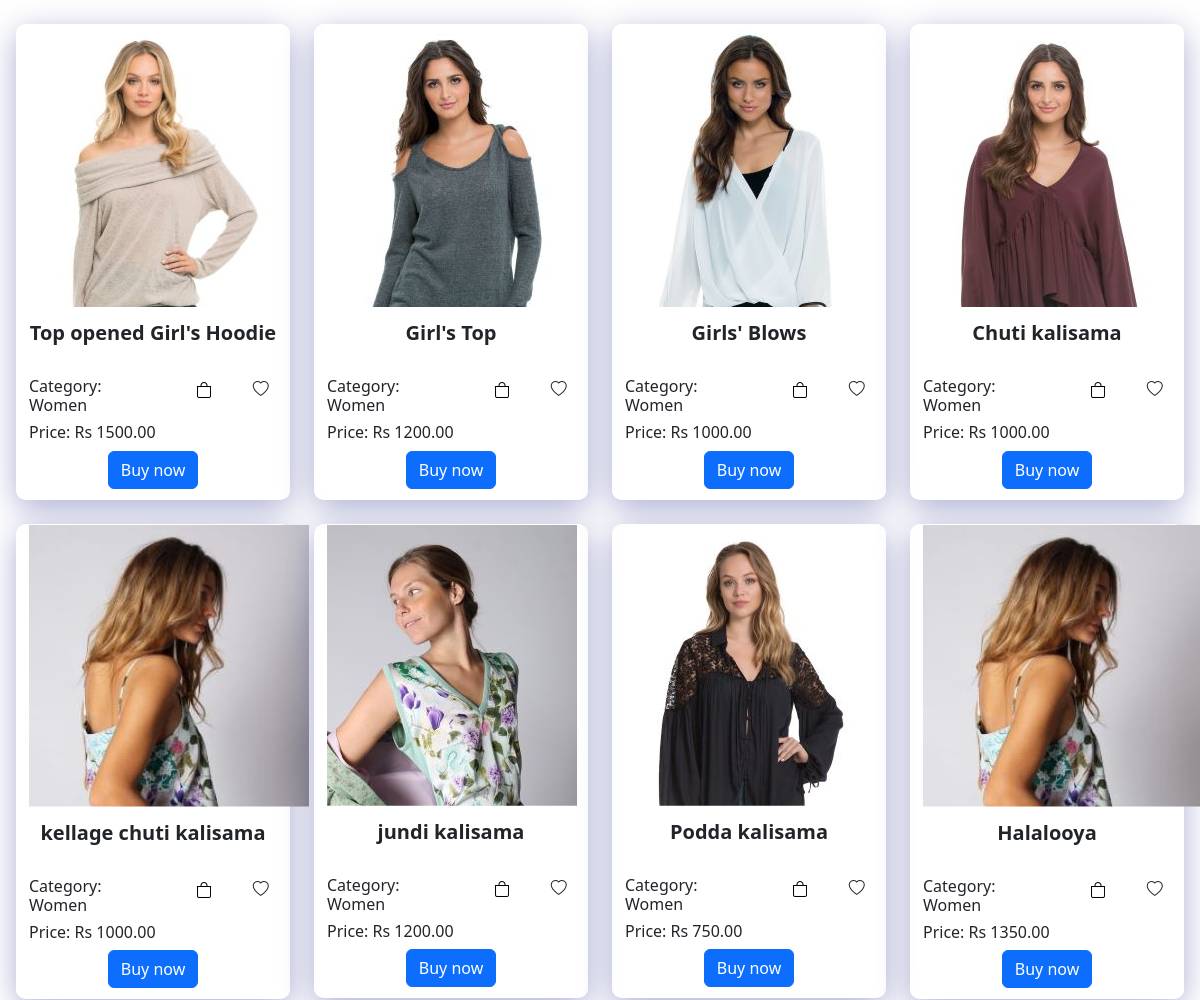
Page /components/singleproductview.php?id=2 (middle part) on the earlier database version.
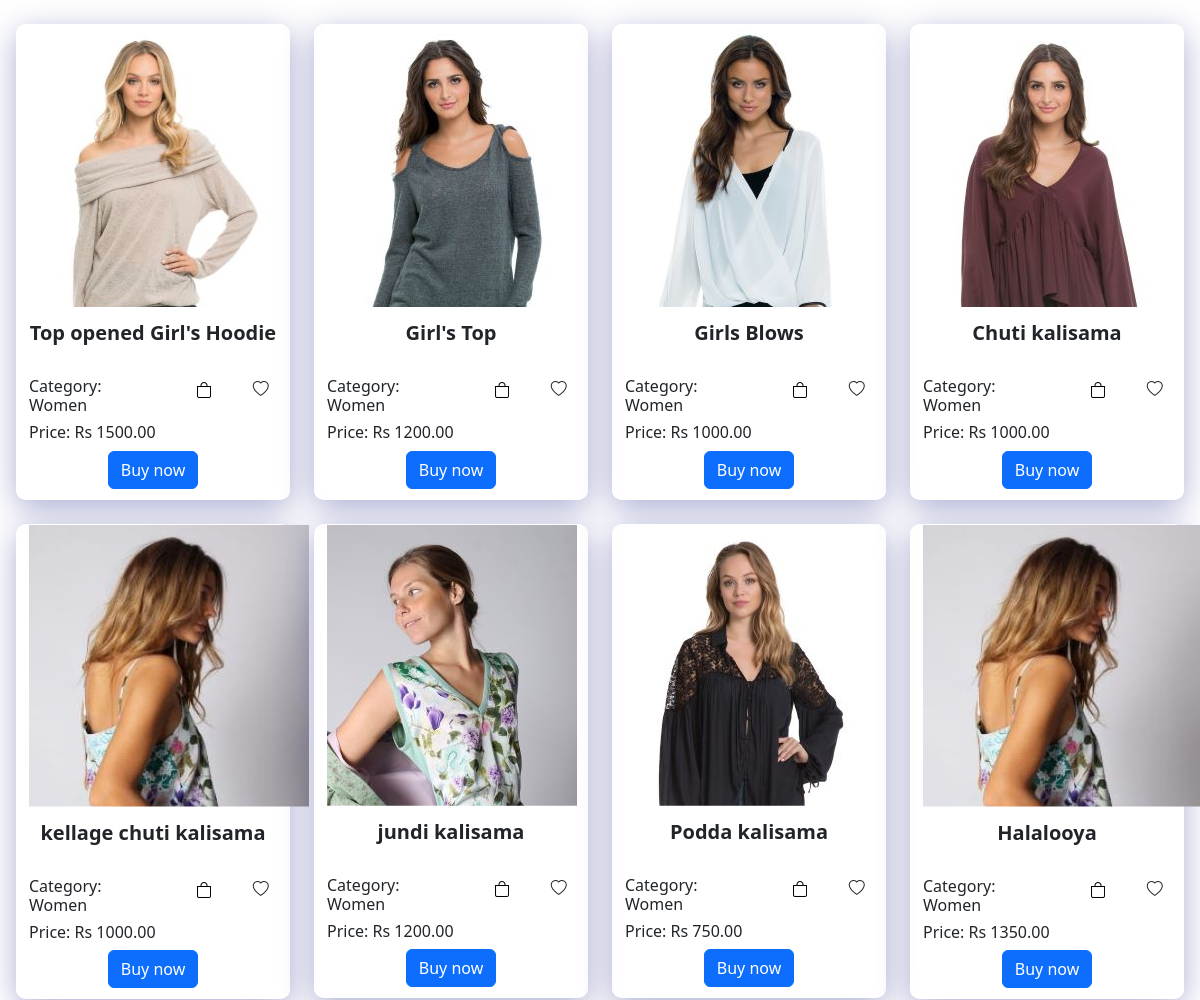
Same page on the later database version.
### tables this page shows
CREATE TABLE IF NOT EXISTS `product` (
  `id` int NOT NULL AUTO_INCREMENT,
  `price` varchar(45) DEFAULT NULL,
  `qty` varchar(45) DEFAULT NULL,
  `discription` varchar(150) DEFAULT NULL,
  `title` varchar(45) DEFAULT NULL,
  `aded_date` date DEFAULT NULL,
  `del_fee_col` double DEFAULT NULL,
  `del_fee_other` double DEFAULT NULL,
  `color_clr_id` int NOT NULL,
  `category_c_id` int NOT NULL,
  `brand_b_id` int NOT NULL,
  `status_s_id` int NOT NULL,
  PRIMARY KEY (`id`),
  KEY `fk_product_color1_idx` (`color_clr_id`),
  KEY `fk_product_category1_idx` (`category_c_id`),
  KEY `fk_product_brand1_idx` (`brand_b_id`),
  KEY `fk_product_status1_idx` (`status_s_id`),
  CONSTRAINT `fk_product_brand1` FOREIGN KEY (`brand_b_id`) REFERENCES `brand` (`b_id`),
  CONSTRAINT `fk_product_category1` FOREIGN KEY (`category_c_id`) REFERENCES `category` (`c_id`),
  CONSTRAINT `fk_product_color1` FOREIGN KEY (`color_clr_id`) REFERENCES `color` (`clr_id`),
  CONSTRAINT `fk_product_status1` FOREIGN KEY (`status_s_id`) REFERENCES `status` (`s_id`)
);

CREATE TABLE IF NOT EXISTS `product_img` (
  `path` varchar(50) NOT NULL,
  `product_id` int NOT NULL,
  PRIMARY KEY (`path`),
  KEY `fk_product_img_product1_idx` (`product_id`),
  CONSTRAINT `fk_product_img_product1` FOREIGN KEY (`product_id`) REFERENCES `product` (`id`)
);

CREATE TABLE IF NOT EXISTS `category` (
  `c_id` int NOT NULL AUTO_INCREMENT,
  `c_name` varchar(45) DEFAULT NULL,
  PRIMARY KEY (`c_id`)
);

### components/connection.php (called while the page is built, shortened)
<?php
class Database{
    public static $connection;
    public static function setUpConnection(){
        if(!isset(Database::$connection)){
            Database::$connection = new mysqli("localhost","root","Kavitha@#2003","vivaaluth","3306");
        }
    }
    public static function search($q){
        $resultset = Database::$connection->query($q);
        return $resultset;
    }
}
?>

### components/SingleProductView.php (the view, shortened to what this page needs)
<?php require "../components/connection.php"; ?>
<?php
if (isset($_GET["id"])) {
  $pid = $_GET["id"];
  $product_rs = Database::search("SELECT * FROM product INNER JOIN category ON product.category_c_id = category.c_id INNER JOIN brand ON brand.b_id = product.brand_b_id INNER JOIN product_img ON product.id = product_img.product_id WHERE `id` = '" . $pid . "';");
  $product_num = $product_rs->num_rows;
  if ($product_num == 1) {
?>
    <!doctype html>
    <html lang="en">
    <head>
      <link href="https://cdn.jsdelivr.net/npm/bootstrap@5.3.2/dist/css/bootstrap.min.css" rel="stylesheet">
      <link rel="stylesheet" href="../style.css">
    </head>
    <body class="p-3 m-0 border-0 bd-example m-0 border-0 bd-example-row bd-example-row-flex-cols">
      <?php include '../components/NavbarOther.php'; ?>
      <?php include '../components/Header.php'; ?>
      <br>
      <section>
        <br>
        <br>
        <br>
        <br>
        <?php
        $sproduct_rs = Database::search("SELECT product.*, category.c_name, brand.*, product_img.*
        FROM product
        INNER JOIN category ON product.category_c_id = category.c_id
        INNER JOIN brand ON brand.b_id = product.brand_b_id
        INNER JOIN product_img ON product.id = product_img.product_id
        WHERE product.category_c_id = (
          SELECT category_c_id
          FROM product
          WHERE id = '" . $pid . "'
        );");
        $sproduct_num = $sproduct_rs->num_rows;
        if ($sproduct_num > 0) {
          while ($sproduct_data = $sproduct_rs->fetch_assoc()) {
        ?>
       <div class="col">
    <div class="row">
        <?php
        while ($sproduct_data = $sproduct_rs->fetch_assoc()) {
        ?>
            <div class="col-lg-3 col-md-6 col-sm-12 text-center mb-4">
                <div class="container" id="box">
                    <img src="../<?php echo $sproduct_data['path']; ?>" alt="" style="clip-path: polygon(0 0, 100% 0, 100% 75%, 0 75%);">
                    <div class="row text-center" style="margin-top:-80px;">
                        <h5>
                            <span id="title1"><b><?php echo $sproduct_data["title"] ?></b></span>
                        </h5>
                    </div>
                    <br>
                    <div class="row">
                        <div class="col-7 text-start">
                            <h6>Category: <?php echo $sproduct_data["c_name"] ?></h6>
                        </div>
                        <div class="col-5 text-end">
                            <div class="row">
                                <div class="col text-center">
                                    <button onclick="addtocarthome(<?php echo $sproduct_data['id'] ?>);" style="border: none; background:none;"><i class="bi bi-bag"></i></button>
                                </div>
                                <div class="col text-center"><i class="bi bi-heart"></i></div>
                            </div>
                        </div>
                    </div>
                    <div class="row text-start">
                        <h6>Price: Rs <?php echo $sproduct_data["price"] ?>.00</h6>
                    </div>
                    <div class="col" style="margin-bottom: 10px;">
                        <div class="row text-center">
                            <a href="<?php echo "./components/singleproductview.php?id=" . $sproduct_data["id"]; ?>" style="color:white; text-decoration:none;">
                                <button type="button" class="btn btn-primary">Buy now</button>
                            </a>
                        </div>
                    </div>
                </div>
            </div>
        <?php
        }
        ?>
    </div>
</div>
        <?php
          }
        }
        ?>
      </section>
    </body>
    </html>
<?php
  } else {
?>
    <script>
      alert("Something went wrong");
    </script>
<?php
  }
}
?>

Differences in the rows shown:
changed product: title "Girls' Blows" → "Girls Blows"
